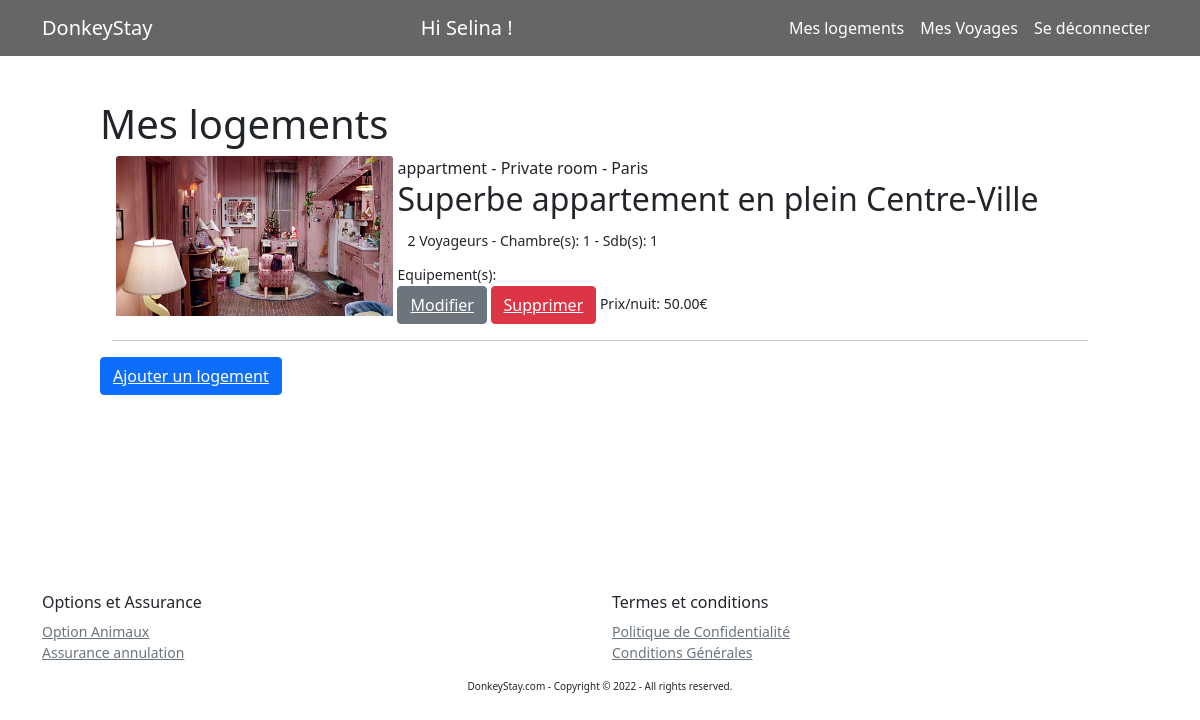
Page /lodging.php (signed in) on the committed database.
### tables this page shows
CREATE TABLE IF NOT EXISTS `image` (
  `id` INT NOT NULL AUTO_INCREMENT,
  `img` VARCHAR(200) NOT NULL,
  `room_id` INT NOT NULL,
  PRIMARY KEY (`id`, `room_id`),
  CONSTRAINT `fk_Images_Rooms1`
    FOREIGN KEY (`room_id`)
    REFERENCES `room` (`id`)
    ON DELETE NO ACTION
    ON UPDATE NO ACTION);

CREATE TABLE IF NOT EXISTS `room` (
  `id` INT NOT NULL AUTO_INCREMENT,
  `roomtype_id` INT NOT NULL,
  `hometype_id` INT NOT NULL,
  `title` VARCHAR(80) NOT NULL,
  `description` MEDIUMTEXT NULL,
  `nb_bedroom` INT NOT NULL,
  `nb_bathroom` INT NOT NULL,
  `price` DECIMAL(6,2) NOT NULL,
  `adress` VARCHAR(200) NOT NULL,
  `city` VARCHAR(45) NOT NULL,
  `has_tv` TINYINT(1) NOT NULL,
  `has_wifi` TINYINT(1) NOT NULL,
  `has_kitchen` TINYINT(1) NOT NULL,
  `has_aircon` TINYINT(1) NOT NULL,
  `start_dispo` DATE NOT NULL,
  `end_dispo` DATE NOT NULL,
  `user_id` INT NOT NULL,
  `capacity_id` INT NOT NULL,
  PRIMARY KEY (`id`, `roomtype_id`, `hometype_id`, `user_id`, `capacity_id`),
  CONSTRAINT `fk_Rooms_Roomtypes1`
    FOREIGN KEY (`roomtype_id`)
    REFERENCES `roomtype` (`id`)
    ON DELETE NO ACTION
    ON UPDATE NO ACTION,
  CONSTRAINT `fk_Rooms_Hometypes1`
    FOREIGN KEY (`hometype_id`)
    REFERENCES `hometype` (`id`)
    ON DELETE NO ACTION
    ON UPDATE NO ACTION,
  CONSTRAINT `fk_room_user1`
    FOREIGN KEY (`user_id`)
    REFERENCES `user` (`id`)
    ON DELETE NO ACTION
    ON UPDATE NO ACTION,
  CONSTRAINT `fk_room_capacity1`
    FOREIGN KEY (`capacity_id`)
    REFERENCES `capacity` (`id`)
    ON DELETE NO ACTION
    ON UPDATE NO ACTION);

CREATE TABLE IF NOT EXISTS `hometype` (
  `id` INT NOT NULL AUTO_INCREMENT,
  `hname` VARCHAR(45) NOT NULL,
  PRIMARY KEY (`id`));

CREATE TABLE IF NOT EXISTS `roomtype` (
  `id` INT NOT NULL AUTO_INCREMENT,
  `rname` VARCHAR(45) NOT NULL,
  PRIMARY KEY (`id`));

CREATE TABLE IF NOT EXISTS `capacity` (
  `id` INT NOT NULL AUTO_INCREMENT,
  `nb_traveler` VARCHAR(45) NOT NULL,
  PRIMARY KEY (`id`));

### lodging.php (the view, shortened to what this page needs)
<?php
require "header.php";
$user_id = $_SESSION['user_id'];
$lodgingQuery = $dbh->prepare("SELECT room.*,rname,hname,nb_traveler FROM room INNER JOIN roomtype ON roomtype.id = room.roomtype_id INNER JOIN hometype ON hometype.id = room.hometype_id INNER JOIN capacity ON capacity.id = room.capacity_id WHERE room.user_id =:userId");
$lodgingQuery->bindValue(":userId", $user_id, PDO::PARAM_INT);
$lodgingQuery->execute();
$lodgings = $lodgingQuery->fetchAll(PDO::FETCH_ASSOC);
?>
<section class="logements">
    <h1 class="mt-5">Mes logements</h1>
    <?php
    foreach ($lodgings as $lodging) {
        echo '<div class="container">';
        echo '<div class="d-flex">';
        echo '<div class="mx-1">';
        $lastestAddImgQuery = $dbh->query('SELECT * FROM image WHERE room_id =' . $lodging['id'] . ' LIMIT 1');
        $lastestAddImg = $lastestAddImgQuery->fetchall(PDO::FETCH_ASSOC);
        foreach ($lastestAddImg as $row_lastestAddImg) {
            if ($row_lastestAddImg['room_id'] === $lodging['id']) {
                echo '<img src="' . $row_lastestAddImg['img'] . '" alt="" class="card-img-top">';
            }
        }
    ?>
        </div>
        <div>
            <div><span><?php echo $lodging['hname'] . " - " . $lodging['rname'] . " - " . $lodging['city'] ?></span></div>
            <div>
                <h2><?php echo $lodging['title'] ?></h2>
            </div>
            <div class="equipments"><small><?php echo $lodging['nb_traveler'] . " - Chambre(s): " . $lodging['nb_bedroom'] . " - Sdb(s): " . $lodging['nb_bathroom'] ?></small></div>
            <small>Equipement(s):
                <br>
                <span style="padding-bottom: 50px;"><button type="button" class="btn btn-secondary"><a href="modifyLodging.php?id=<?php echo $lodging['id'] ?>">Modifier</a></button>
                </span><button type="button" class="btn btn-danger"><a href="deleteLodging.php?id=<?php echo $lodging['id']; ?>" onclick="return confirm('Etes vous sur ?');">Supprimer</a></button></span>
                <span>Prix/nuit: <?php echo $lodging['price'] . "€" ?> </span>
        </div>
        </div>
        <hr>
        </div>
        <span><button type="button" class="btn btn-primary"><a href="addLodging.php" >Ajouter un logement</a></button</span>
    <?php
    }
    ?>
</section>
<?php
require "footer.php";
?>

### rows in the picture
room: hometype.hname "appartment", roomtype.rname "Private room", city "Paris", title "Superbe appartement en plein Centre-Ville", capacity.nb_traveler "2 Voyageurs", nb_bedroom "1", nb_bathroom "1", price "50.00"
image: img (picture)

### other values in the picture
$_SESSION['name'] "Selina"
